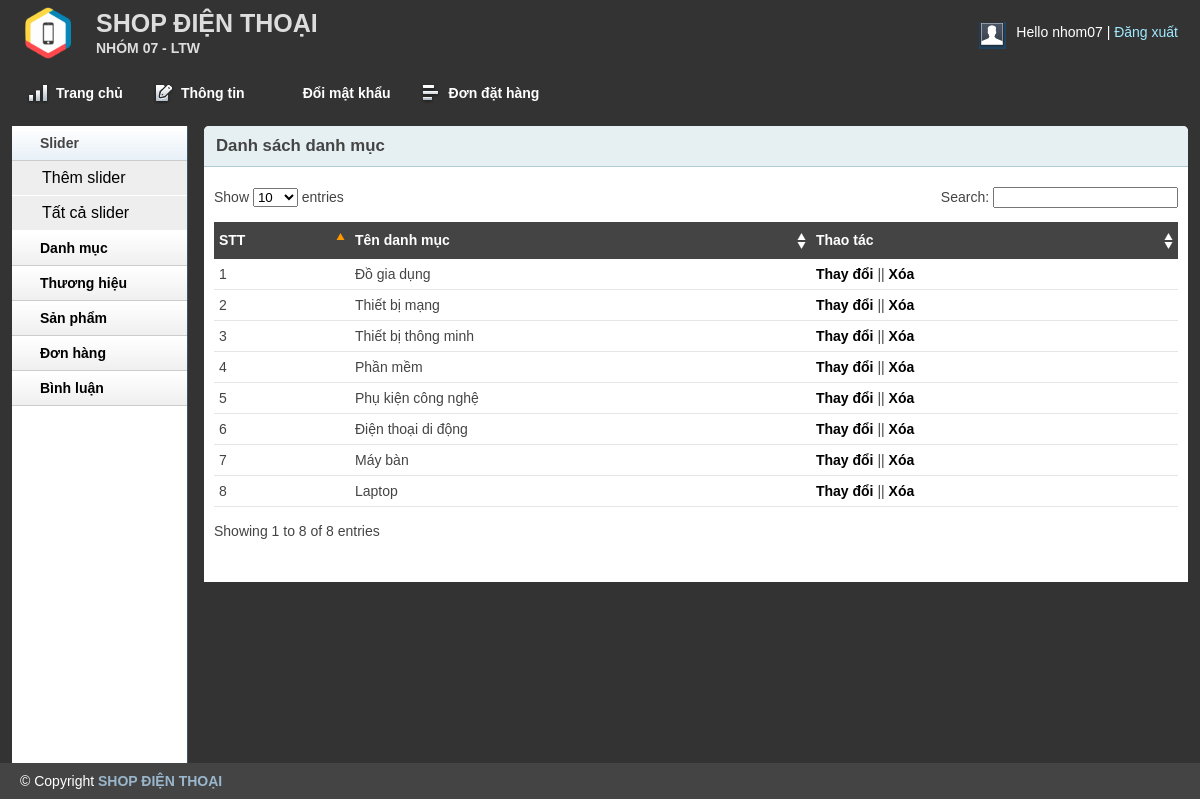
Before: /admin/catlist.php (signed in) with the older database file.
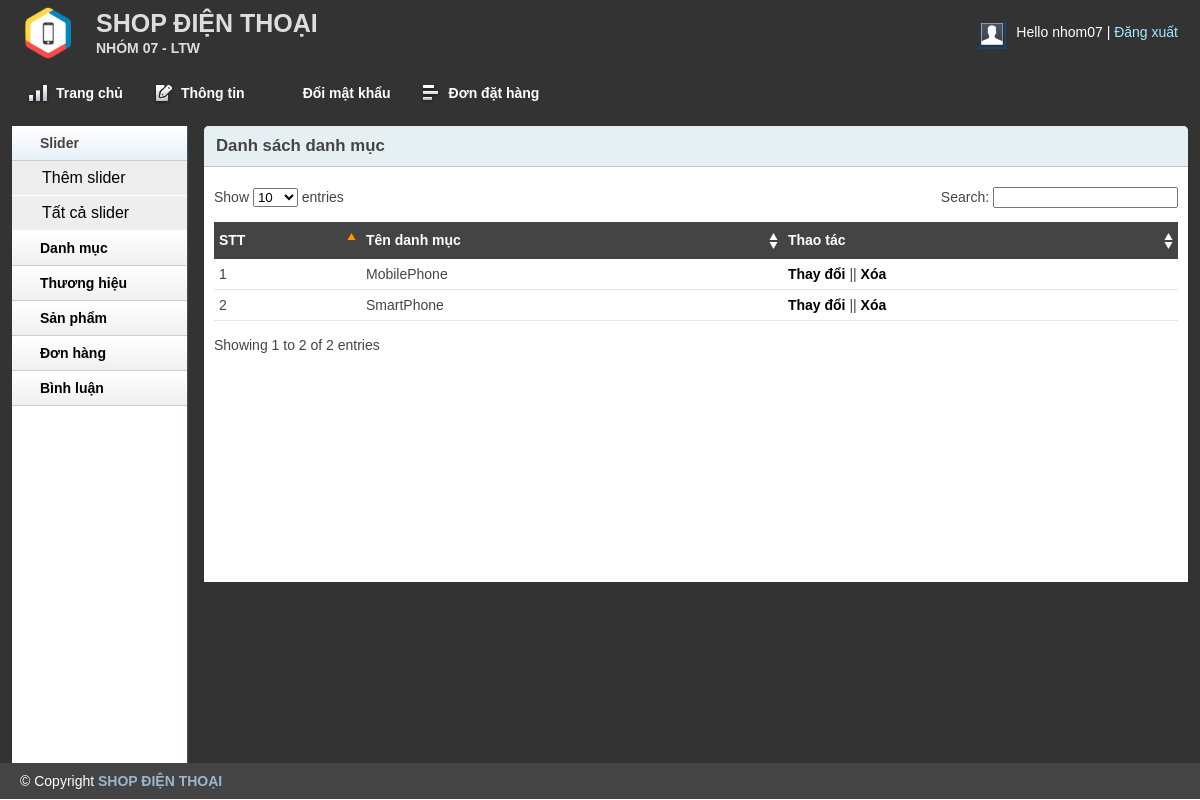
After: the same page with the newer database file.
### tables this page shows
CREATE TABLE `tbl_category` (
  `catId` int(11) NOT NULL,
  `catName` varchar(255) NOT NULL
);

### lib/database.php (called while the page is built, shortened)
<?php
Class Database{
   public $host   = DB_HOST;
   public $user   = DB_USER;
   public $pass   = DB_PASS;
   public $dbname = DB_NAME;
   public $link;
private function connectDB(){
   $this->link = new mysqli($this->host, $this->user, $this->pass,
    $this->dbname);
 }
public function select($query){
  $result = $this->link->query($query) or
   die($this->link->error.__LINE__);
  if($result->num_rows > 0){
    return $result;
  } else {
    return false;
  }
 }
}

### classes/category.php (called while the page is built, shortened)
<?php
	$filepath = realpath(dirname(__FILE__));
	include_once ($filepath.'/../lib/database.php');
?>
<?php
	class category
	{
		private $db;
		public function __construct()
		{
			$this->db = new Database();
		}
		public function show_category(){
			$query = "SELECT * FROM tbl_category order by catId desc";
			$result = $this->db->select($query);
			return $result;
		}
	}
?>

### admin/catlist.php (the view, shortened to what this page needs)
<?php include 'inc/header.php';?>
<?php include 'inc/sidebar.php';?>
<?php include '../classes/category.php' ?>
<?php
    $cat = new category();
?>
        <div class="grid_10">
            <div class="box round first grid">
                <h2>Danh sách danh mục</h2>
                <div class="block">
                    <table class="data display datatable" id="example">
					<thead>
						<tr>
							<th>STT</th>
							<th>Tên danh mục</th>
							<th>Thao tác</th>
						</tr>
					</thead>
					<tbody>
					<?php
						$show_cate = $cat->show_category();
						if($show_cate){
							$i = 0;
							while($result = $show_cate->fetch_assoc()){
								$i++;
					?>
						<tr class="odd gradeX">
							<td><?php echo $i; ?></td>
							<td><?php echo $result['catName'] ?></td>
							<td><a href="catedit.php?catid=<?php echo $result['catId'] ?>">Thay đổi</a> || <a onclick = "return confirm('Are you want to delete?')" href="?delid=<?php echo $result['catId'] ?>">Xóa</a></td>
						</tr>
						<?php
					}
						}
						?>
					</tbody>
				</table>
               </div>
            </div>
        </div>
<?php include 'inc/footer.php';?>

Changed rows visible on the page:
removed tbl_category: catName "Đồ gia dụng"
removed tbl_category: catName "Thiết bị mạng"
removed tbl_category: catName "Thiết bị thông minh"
removed tbl_category: catName "Phần mềm"
removed tbl_category: catName "Phụ kiện công nghệ"
removed tbl_category: catName "Điện thoại di động"
removed tbl_category: catName "Máy bàn"
removed tbl_category: catName "Laptop"
added tbl_category: catName "MobilePhone"
added tbl_category: catName "SmartPhone"
Other visible differences:
text written by a page script: "Show entries Search: Showing 1 to 8 of 8 entries" → "Show entries Search: Showing 1 to 2 of 2 entries"
